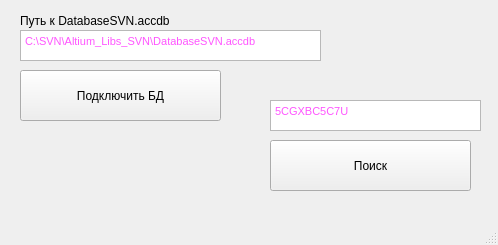
<?xml version="1.0" encoding="UTF-8"?>
<ui version="4.0">
 <class>MainWindow</class>
 <widget class="QMainWindow" name="MainWindow">
  <property name="geometry">
   <rect>
    <x>0</x>
    <y>0</y>
    <width>498</width>
    <height>245</height>
   </rect>
  </property>
  <property name="windowTitle">
   <string>SQL_Search</string>
  </property>
  <widget class="QWidget" name="centralwidget">
   <widget class="QPushButton" name="pushButton">
    <property name="geometry">
     <rect>
      <x>270</x>
      <y>140</y>
      <width>201</width>
      <height>51</height>
     </rect>
    </property>
    <property name="text">
     <string>Поиск</string>
    </property>
   </widget>
   <widget class="QLabel" name="label">
    <property name="geometry">
     <rect>
      <x>20</x>
      <y>10</y>
      <width>151</width>
      <height>21</height>
     </rect>
    </property>
    <property name="text">
     <string>Путь к DatabaseSVN.accdb</string>
    </property>
   </widget>
   <widget class="QTextEdit" name="textEdit_1">
    <property name="geometry">
     <rect>
      <x>20</x>
      <y>30</y>
      <width>301</width>
      <height>31</height>
     </rect>
    </property>
    <property name="html">
     <string>&lt;!DOCTYPE HTML PUBLIC &quot;-//W3C//DTD HTML 4.0//EN&quot; &quot;http://www.w3.org/TR/REC-html40/strict.dtd&quot;&gt;
&lt;html&gt;&lt;head&gt;&lt;meta name=&quot;qrichtext&quot; content=&quot;1&quot; /&gt;&lt;style type=&quot;text/css&quot;&gt;
p, li { white-space: pre-wrap; }
&lt;/style&gt;&lt;/head&gt;&lt;body style=&quot; font-family:'MS Shell Dlg 2'; font-size:8.25pt; font-weight:400; font-style:normal;&quot;&gt;
&lt;p style=&quot; margin-top:0px; margin-bottom:0px; margin-left:0px; margin-right:0px; -qt-block-indent:0; text-indent:0px;&quot;&gt;&lt;span style=&quot; font-size:8pt; color:#ff55ff;&quot;&gt;C:\SVN\Altium_Libs_SVN\DatabaseSVN.accdb&lt;/span&gt;&lt;/p&gt;&lt;/body&gt;&lt;/html&gt;</string>
    </property>
   </widget>
   <widget class="QTextEdit" name="textEdit_2">
    <property name="geometry">
     <rect>
      <x>270</x>
      <y>100</y>
      <width>211</width>
      <height>31</height>
     </rect>
    </property>
    <property name="html">
     <string>&lt;!DOCTYPE HTML PUBLIC &quot;-//W3C//DTD HTML 4.0//EN&quot; &quot;http://www.w3.org/TR/REC-html40/strict.dtd&quot;&gt;
&lt;html&gt;&lt;head&gt;&lt;meta name=&quot;qrichtext&quot; content=&quot;1&quot; /&gt;&lt;style type=&quot;text/css&quot;&gt;
p, li { white-space: pre-wrap; }
&lt;/style&gt;&lt;/head&gt;&lt;body style=&quot; font-family:'MS Shell Dlg 2'; font-size:8.25pt; font-weight:400; font-style:normal;&quot;&gt;
&lt;p style=&quot; margin-top:0px; margin-bottom:0px; margin-left:0px; margin-right:0px; -qt-block-indent:0; text-indent:0px;&quot;&gt;&lt;span style=&quot; font-size:8pt; color:#ff55ff;&quot;&gt;5CGXBC5C7U&lt;/span&gt;&lt;/p&gt;&lt;/body&gt;&lt;/html&gt;</string>
    </property>
   </widget>
   <widget class="QPushButton" name="pushButton_2">
    <property name="geometry">
     <rect>
      <x>20</x>
      <y>70</y>
      <width>201</width>
      <height>51</height>
     </rect>
    </property>
    <property name="text">
     <string>Подключить БД</string>
    </property>
   </widget>
  </widget>
  <widget class="QMenuBar" name="menubar">
   <property name="geometry">
    <rect>
     <x>0</x>
     <y>0</y>
     <width>498</width>
     <height>20</height>
    </rect>
   </property>
  </widget>
  <widget class="QStatusBar" name="statusbar"/>
 </widget>
 <resources/>
 <connections/>
</ui>
